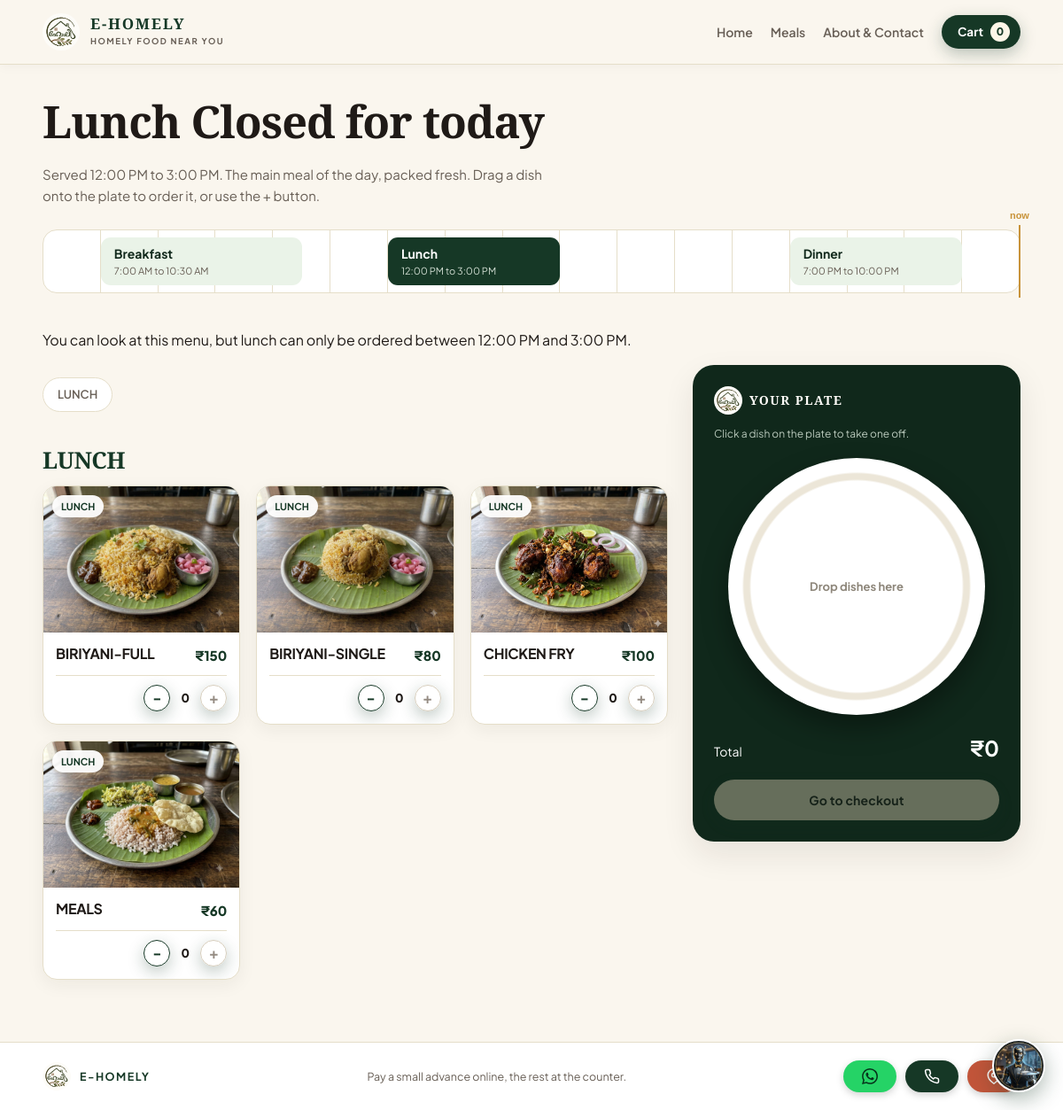
Screenshot of /menu/lunch/ with the database file from the repository.
### orders/models.py (models this page shows, shortened)
class Dish(models.Model):
    name = models.CharField(max_length=100)
    category = models.CharField(max_length=50)
    price = models.DecimalField(max_digits=7, decimal_places=2)
    is_available = models.BooleanField(default=True)
    MEALS = [('breakfast', 'Breakfast'), ('lunch', 'Lunch'), ('dinner', 'Dinner')]
    meal = models.CharField(max_length=10, choices=MEALS, default='lunch')
    image = models.ImageField(upload_to='dishes/', blank=True)

### orders/views.py (the view)
# urls.py: path('menu/<slug:meal>/', views.meal_menu, name='meal_menu'),
def meal_menu(request, meal):
    if meal not in MEAL_INFO:
        raise Http404
    info = next(m for m in meal_list() if m['key'] == meal)
    dishes = Dish.objects.filter(meal=meal).order_by('category', 'name')
    state = meal_state(meal)
    return render_ui(request, 'menu.html', {
        'dishes': dishes,
        'meal': info,
        'meals': meal_list(),
        'accepting': SiteSetting.load().accepting_orders,
        'serving': state == 'open',
        'state_label': {
            'open': 'Serving now',
            'later': 'Starts later today',
            'closed': 'Closed for today',
        }[state],
    })

### orders/models.py (called while the page is built)
    @classmethod
    def load(cls):
        obj, _ = cls.objects.get_or_create(pk=1)
        return obj

### orders/ui.py (called while the page is built)
def is_desktop(request):
    ui = request.COOKIES.get('ui')
    if ui in ('desktop', 'phone'):
        return ui == 'desktop'
    ua = request.META.get('HTTP_USER_AGENT', '').lower()
    return not any(w in ua for w in PHONE_WORDS)

def render_ui(request, name, context=None):
    desktop = is_desktop(request)
    names = [f'orders/{name}']
    if desktop:
        names.insert(0, f'orders/desktop/{name}')
    ctx = dict(context or {}, is_desktop=desktop, ui_check=True)
    return render(request, names, ctx)

### orders/views.py (called while the page is built)
def nice_time(hhmm):
    return datetime.strptime(hhmm, '%H:%M').strftime('%I:%M %p').lstrip('0')

def meal_list():
    return [
        {**info, 'key': key,
         'start_label': nice_time(info['start']),
         'end_label': nice_time(info['end'])}
        for key, info in MEAL_INFO.items()
    ]

def to_minutes(hhmm):
    h, m = hhmm.split(':')
    return int(h) * 60 + int(m)

def meal_state(key):
    now = timezone.localtime()
    cur = now.hour * 60 + now.minute
    info = MEAL_INFO[key]
    if to_minutes(info['start']) <= cur < to_minutes(info['end']):
        return 'open'
    return 'later' if cur < to_minutes(info['start']) else 'closed'

### orders/templates/orders/desktop/menu.html (shortened to what this page needs)
{% extends 'orders/desktop/base.html' %}
{% load static %}
{% block content %}
{% url 'checkout' as checkout_url %}
{% url 'stock_json' as stock_url %}
{% regroup dishes by category as groups %}
<div class="wrap">
  <section class="page-head">
    <h1>{{ meal.label }} <span class="state-badge">{{ state_label }}</span></h1>
    <p>Served {{ meal.start_label }} to {{ meal.end_label }}. {{ meal.blurb }} Drag a dish onto the plate to order it, or use the + button.</p>
    <div class="dial" id="dial">
      {% for m in meals %}<a class="seg{% if m.key == meal.key %} on{% endif %}" data-s="{{ m.start }}" data-e="{{ m.end }}" href="{% url 'meal_menu' m.key %}"><b>{{ m.label }}</b><small>{{ m.start_label }} to {{ m.end_label }}</small></a>{% endfor %}
      <i class="needle" id="needle"></i>
    </div>
  </section>
  {% if not accepting %}
    <p class="closed-note">We are not taking pre-orders right now. Please check back soon.</p>
  {% elif not serving %}
    <p class="closed-note">You can look at this menu, but {{ meal.label|lower }} can only be ordered between {{ meal.start_label }} and {{ meal.end_label }}.</p>
  {% endif %}
  <div class="shop">
    <div>
      <nav class="chips" aria-label="Menu categories">
        {% for g in groups %}<a href="#cat-{{ forloop.counter }}">{{ g.grouper }}</a>{% endfor %}
      </nav>
      {% for g in groups %}
        <h2 class="cat-title" id="cat-{{ forloop.counter }}">{{ g.grouper }}</h2>
        <div class="dgrid">
        {% for d in g.list %}
          <article class="dcard{% if not d.is_available %} soldout{% endif %}" data-row="{{ d.id }}" data-name="{{ d.name }}" data-price="{{ d.price|stringformat:'s' }}"
                   draggable="{% if d.is_available and serving and accepting %}true{% else %}false{% endif %}">
            <div class="dphoto">
              {% if d.image %}<img src="{{ d.image.url }}" alt="" loading="lazy" draggable="false">{% else %}<span class="ph">{{ d.name|slice:':1' }}</span>{% endif %}
              <span class="dcat">{{ d.category }}</span><span class="grab">Drag to plate</span>
            </div>
            <div class="dinfo">
              <div class="drow"><h3>{{ d.name }}</h3><span class="dprice">&#8377;{{ d.price|floatformat:'-2' }}</span></div>
              <div class="dfoot">
                <div class="qty" style="margin-left:auto">
                  <button type="button" data-id="{{ d.id }}" data-delta="-1" aria-label="Remove one {{ d.name }}" {% if not d.is_available %}disabled{% endif %}>-</button>
                  <span data-q="{{ d.id }}">0</span>
                  <button type="button" data-id="{{ d.id }}" data-delta="1" aria-label="Add one {{ d.name }}" {% if not d.is_available or not serving or not accepting %}disabled{% endif %}>+</button>
                </div>
              </div>
            </div>
          </article>
        {% endfor %}
        </div>
      {% empty %}
        <p class="empty">No {{ meal.label|lower }} dishes yet. Please check back soon.</p>
      {% endfor %}
    </div>
    <aside class="tray" id="tray">
      <div class="t-brand-wrap" style="margin-bottom:12px">
        <img class="token-logo" src="{% static 'orders/logo.svg' %}" alt="E-Homely" width="30" height="30">
        <span class="t-brand" style="color:#FFFDF9">YOUR PLATE</span>
      </div>
      <p class="fine">Click a dish on the plate to take one off.</p>
      <div class="plate" id="plate"><div class="hint" id="hint">Drop dishes here</div></div>
      <div class="sum"><span>Total</span><b id="total">&#8377;0</b></div>
      <a class="btn off" id="go" href="{{ checkout_url }}">Go to checkout</a>
    </aside>
  </div>
</div>
{% endblock %}

### orders/static/orders/desktop.css (style rules this page uses)
:root { --nav: 72px; }
html { scroll-behavior: smooth; scroll-snap-type: y proximity; scroll-padding-top: var(--nav); overflow-x: hidden; }
body.desktop { font-family: var(--body, 'Plus Jakarta Sans', sans-serif); background: var(--cream, #FAF6EE); color: var(--ink, #1F1A17); line-height: 1.6; min-height: 100vh; display: flex; flex-direction: column; overflow-x: hidden; overflow-x: clip; }
a { color: inherit; text-decoration: none; }
button, input { font: inherit; }
:root { --wrap: 1180px; }
.wrap { width: min(var(--wrap), 92%); margin: 0 auto; }
.t-brand-wrap { display: flex; align-items: center; gap: 8px; }
h1, h2, h3 { font-family: var(--display, 'Playfair Display', serif); line-height: 1.1; letter-spacing: -0.025em; }
.wrap, .d-meals-wrap, .d-foot-wrap { width: min(var(--wrap), 92%); margin-left: auto; margin-right: auto; }
.page-head { padding: 36px 0 16px; }
.page-head h1 { font-size: clamp(36px, 4.2vw, 52px); }
.page-head p { color: var(--muted); max-width: 600px; margin-top: 8px; font-size: 15px; }
.chips { display: flex; gap: 8px; overflow-x: auto; padding: 14px 0; position: sticky; top: var(--nav); z-index: 10; background: var(--cream); scrollbar-width: none; }
.chips a { flex: none; padding: 8px 16px; border-radius: 999px; border: 1px solid var(--line); background: #fff; color: var(--muted); font-weight: 600; font-size: 13px; transition: all 0.2s; }
.cat-title { font-size: 26px; margin: 26px 0 14px; color: var(--forest); }
.dgrid { display: grid; grid-template-columns: repeat(3, minmax(0, 1fr)); gap: 18px; }
.dcard { display: flex; flex-direction: column; overflow: hidden; border: 1px solid var(--line); border-radius: 16px; background: #fff; box-shadow: var(--pop); transition: transform 0.22s, box-shadow 0.22s, border-color 0.2s; }
.dphoto { position: relative; aspect-ratio: 1.34 / 1; background: linear-gradient(140deg, #E8EDE4, #F5EFE6); overflow: hidden; }
.dphoto img { width: 100%; height: 100%; object-fit: cover; display: block; }
.dcat { position: absolute; left: 10px; top: 10px; padding: 4px 10px; border-radius: 999px; background: rgba(255, 255, 255, 0.94); color: var(--forest); font-size: 11px; font-weight: 700; }
.dinfo { padding: 14px; display: flex; flex-direction: column; gap: 10px; flex: 1; }
.drow { display: flex; justify-content: space-between; gap: 8px; align-items: flex-start; }
.drow h3 { font: 700 16px var(--body); line-height: 1.3; margin: 0; }
.dprice { font-weight: 800; color: var(--forest); white-space: nowrap; font-size: 15px; }
.dfoot { margin-top: auto; display: flex; align-items: center; justify-content: space-between; padding-top: 10px; border-top: 1px solid var(--line); }
.qty { display: flex; align-items: center; gap: 8px; }
.qty button { width: 30px; height: 30px; border-radius: 50%; border: 1.5px solid var(--forest); background: var(--forest); color: #fff; font-size: 17px; line-height: 1; cursor: pointer; padding: 0; }
.qty button[data-delta='-1'] { background: transparent; color: var(--forest); }
.qty button:disabled { background: transparent; border-color: var(--line-strong); color: var(--subtle); cursor: not-allowed; }
.qty span { min-width: 18px; text-align: center; font-weight: 800; font-size: 13.5px; }

### rows the page displays
Dish: grouper "LUNCH", grouper "LUNCH", image (picture), category "LUNCH", name "BIRIYANI-FULL", price "150"
Dish: image (picture), category "LUNCH", name "BIRIYANI-SINGLE", price "80"
Dish: image (picture), category "LUNCH", name "CHICKEN FRY", price "100"
Dish: image (picture), category "LUNCH", name "MEALS", price "60"

### other values shown
{{ meal.label }} "Lunch"
{{ state_label }} "Closed for today"
{{ meal.start_label }} "12:00 PM"
{{ meal.end_label }} "3:00 PM"
{{ meal.blurb }} "The main meal of the day, packed fresh."
{{ m.label }} "Breakfast" "Lunch" "Dinner"
{{ m.start_label }} "7:00 AM" "12:00 PM" "7:00 PM"
{{ m.end_label }} "10:30 AM" "3:00 PM" "10:00 PM"
{{ meal.label|lower }} "lunch"
